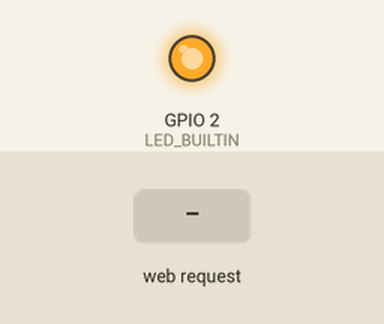
Simulated run of this sketch. Board: ESP8266 (NodeMCU). Parts: output pins drawn as LEDs (lit = HIGH, except the on-board LED, lit = LOW). The inputs (shaded band) are chosen by the test bench.

Above: at 1.2 s.
1.3 s: HTTP request GET /LED=OFF received
At 1.7 s:
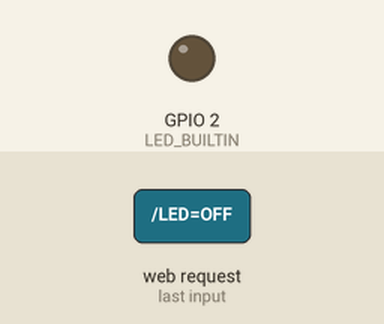
2.8 s: HTTP request GET /LED=ON received
At 4.1 s:
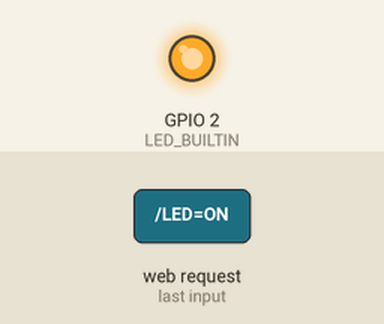
Timing chart, 0 to 5.8 s (numbered marks = the images above; inputs shaded):
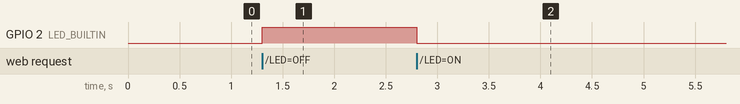

The sketch:

Esp8266-Http_ControlloLED.ino
```cpp
/*
 * connect to the ESP8266 AP then
 * use web broswer to go to 192.168.4.1
 *
 */


#include <ESP8266WiFi.h>
const char WiFiPassword[] = "12345678";
const char AP_NameChar[] = "Wifi_AP_ESP8266" ;

WiFiServer server(80);

String request = "";

void setup()
{
    pinMode(LED_BUILTIN, OUTPUT);

    boolean conn = WiFi.softAP(AP_NameChar, WiFiPassword);
    //WiFi.softAP(ssid, password, channel, hidden, max_connection)
    server.begin();

}

void loop()
{

    // Check if a client has connected
      WiFiClient client = server.available();
    if (!client) {
      return;
    }

    // Read the first line of the request
    request = client.readStringUntil('\r');

    int value = LOW;
  if (request.indexOf("/LED=OFF") != -1)  {
    digitalWrite(LED_BUILTIN, HIGH);
    value = HIGH;
  }
  if (request.indexOf("/LED=ON") != -1)  {
    digitalWrite(LED_BUILTIN, LOW);
    value = LOW;
  }


    // Return the response
  client.println("HTTP/1.1 200 OK");
  client.println("Content-Type: text/html");
  client.println(""); //  do not forget this one
  client.println("<!DOCTYPE HTML>");
  client.println("<html>");
  client.println("<head><meta name=\"viewport\" content=\"width=device-width, initial-scale=1\">");
  client.println("<link rel=\"icon\" href=\"data:,\">");

  client.println("<style>html { font-family: Helvetica; display: inline-block; margin: 0px auto; text-align: center;}");
  client.println(".button { background-color: #008CBA; border-radius: 12px; color: white; padding: 32px 16px;");
  client.println("text-decoration: none; font-size: 30px; margin: 2px; cursor: pointer;}</style></head>");


  client.println("<body><h1>Gruppo Esperti TPSIT</h1>");
  client.print("<h2>LO STATO DEL LED: </h2>");

  if(value == HIGH) {
    client.print("<h3>OFF</h3>");
  } else {
    client.print("<h3>ON</h3>");
  }
  client.println("<br><br>");
  client.println("<a href=\"/LED=ON\"\"><button class=\"button\">ACCENDI </button></a>");
  client.println("<a href=\"/LED=OFF\"\"><button class=\"button\">SPEGNI </button></a><br />");
  client.println("</html>");

    delay(5);
  // The client will actually be disconnected when the function returns and 'client' object is detroyed

} // void loop()
```

Measured:
- after the input at 1.3 s, GPIO 2 (LED_BUILTIN): LOW → HIGH at once
- after the input at 2.8 s, GPIO 2 (LED_BUILTIN): HIGH → LOW at once
